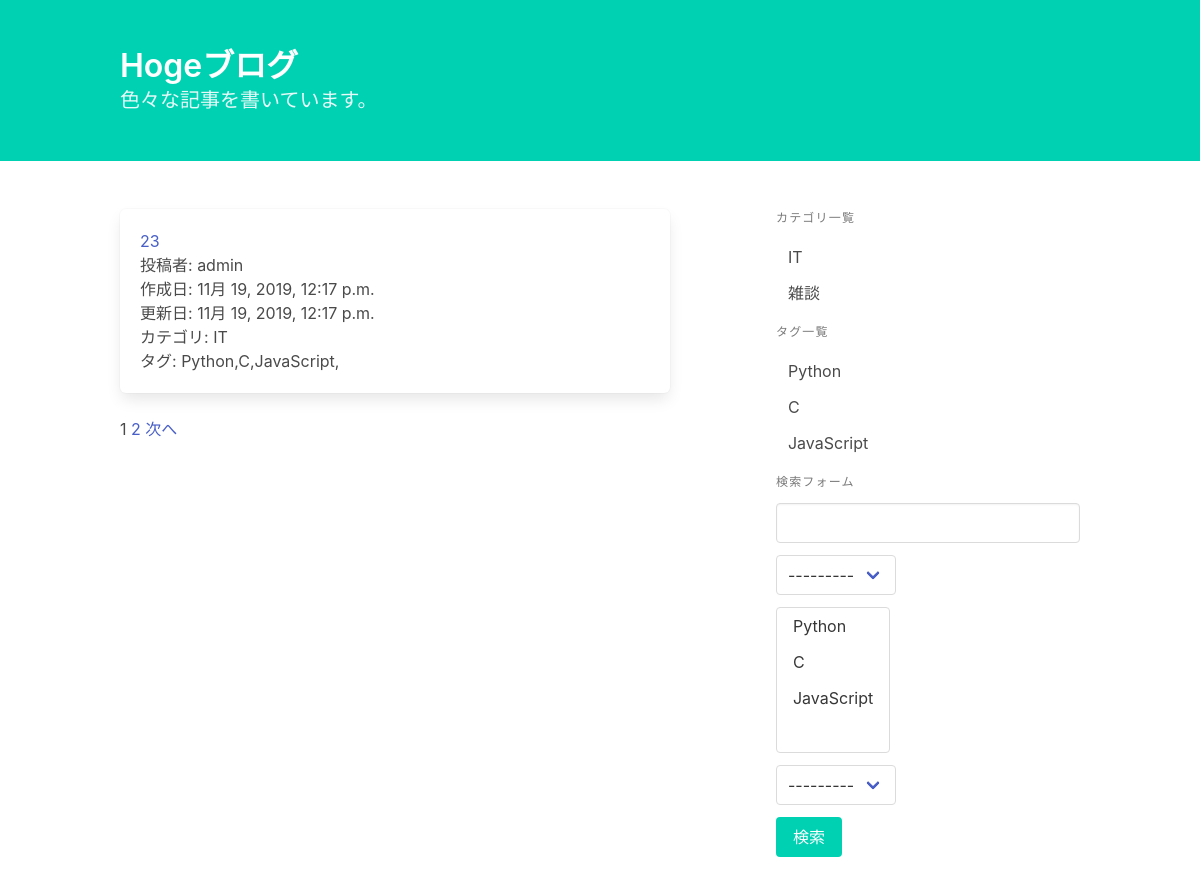
Screenshot of /blog/ with the database file from the repository.
### blog/models.py (models this page shows, shortened)
class Post(models.Model):
    title = models.CharField('タイトル', max_length=32)
    text = models.TextField('本文')
    category = models.ForeignKey(Category, on_delete=models.PROTECT, verbose_name='カテゴリ')
    tags = models.ManyToManyField(Tag, verbose_name='タグ', blank=True)
    writer = models.ForeignKey(settings.AUTH_USER_MODEL, on_delete=models.PROTECT, verbose_name='投稿者')
    created_at = models.DateTimeField('作成日', auto_now_add=True)
    updated_at = models.DateTimeField('更新日', auto_now=True)

class Category(models.Model):
    name = models.CharField('カテゴリ名', max_length=255, unique=True)
    def __str__(self):
        return self.name

class Tag(models.Model):
    name = models.CharField('タグ名', max_length=255, unique=True)
    def __str__(self):
        return self.name

### blog/views.py (the view, shortened to what this page needs)
# urls.py: path('', views.PostList.as_view(), name='post_list'),
class PostList(generic.ListView):
    model = Post
    ordering = '-created_at'
    paginate_by = 1
    def get_queryset(self):
        queryset = super().get_queryset()
        form = PostSearchForm(self.request.GET or None)
        return queryset

### blog/forms.py
class PostSearchForm(forms.Form):
    key_word = forms.CharField(
        label='キーワード', required=False,
        widget=forms.TextInput(attrs={'class': 'input'})
    )
    category = forms.ModelChoiceField(
        label='カテゴリの選択', required=False,
        queryset=Category.objects.all(),
    )
    tags = forms.ModelMultipleChoiceField(
        label='タグの選択', required=False,
        queryset=Tag.objects.all(),
    )
    user = forms.ModelChoiceField(
        label='投稿者', required=False,
        queryset=User.objects.all(),
    )

### blog/templatetags/blog.py (called while the page is built)
@register.inclusion_tag('blog/category_and_tag_list.html')
def create_category_and_tag_list():
    return {
        'category_list': Category.objects.all(),
        'tag_list': Tag.objects.all(),
    }

@register.inclusion_tag('blog/search_form.html')
def create_search_form(request):
    form = PostSearchForm(request.GET or None)
    return {'form': form}

@register.simple_tag
def url_replace(request, field, value):
    url_dict = request.GET.copy()
    url_dict[field] = str(value)
    return url_dict.urlencode()

### blog/templates/blog/post_list.html (shortened to what this page needs)
{% extends 'blog/base.html' %}
{% load blog %}
{% block content %}
    {% for post in post_list %}
        <article class="box">
            <h1><a href="{% url 'blog:post_detail' post.pk %}">{{ post.title }}</a></h1>
            <p>投稿者: {{ post.writer }}</p>
            <p>作成日: {{ post.created_at }}</p>
            <p>更新日: {{ post.updated_at }}</p>
            <p>カテゴリ: {{ post.category }}</p>
            <p>タグ: {% for tag in post.tags.all %}{{ tag }},{% endfor %}</p>
        </article>
    {% endfor %}
    {% for num in page_obj.paginator.page_range %}
        {% if page_obj.number == num %}
            <span>{{ num }}</span>
        {% else %}
            <a href="?{% url_replace request 'page' num %}">{{ num }}</a>
        {% endif %}
    {% endfor %}
    {% if page_obj.has_next %}
        <a href="?{% url_replace request 'page' page_obj.next_page_number %}">次へ</a>
    {% endif %}
{% endblock %}

### blog/templates/blog/base.html (shortened to what this page needs)
{% load blog %}
<!DOCTYPE html>
<html>
<head>
    <link rel="stylesheet" href="https://cdnjs.cloudflare.com/ajax/libs/bulma/0.7.5/css/bulma.min.css">
</head>
<body>
<header class="hero is-primary">
    <div class="hero-body">
        <div class="container">
            <h1 class="title"><a href="{% url 'blog:post_list' %}" class="has-text-white">Hogeブログ</a></h1>
            <h2 class="subtitle">色々な記事を書いています。</h2>
        </div>
    </div>
</header>
<div class="section">
    <div class="container">
        <div class="columns">
            <main class="column is-7">
                {% block content %}{% endblock %}
            </main>
            <aside class="column is-offset-1 is-4">
                {% create_category_and_tag_list %}
                {% create_search_form request %}
            </aside>
        </div>
    </div>
</div>
</body>
</html>

### blog/templates/blog/category_and_tag_list.html
<p class="menu-label">カテゴリ一覧</p>
<ul class="menu-list">
    {% for category in category_list %}
        <li><a href="{% url 'blog:post_category_list' category.pk %}">{{ category }}</a></li>
    {% endfor %}
</ul>
<p class="menu-label">タグ一覧</p>
<ul class="menu-list">
    {% for tag in tag_list %}
        <li><a href="{% url 'blog:post_tag_list' tag.pk %}">{{ tag }}</a></li>
    {% endfor %}
</ul>

### blog/templates/blog/search_form.html
<p class="menu-label">検索フォーム</p>
<form action="{% url 'blog:post_list' %}" method="GET">
    <div class="field">
        <div class="control">
            {{ form.key_word }}
        </div>
    </div>
    <div class="field">
        <div class="control">
            <div class="select">
                {{ form.category }}
            </div>
        </div>
    </div>
    <div class="field">
        <div class="control">
            <div class="select is-multiple">
                {{ form.tags }}
            </div>
        </div>
    </div>
    <div class="field">
        <div class="control">
            <div class="select">
                {{ form.user }}
            </div>
        </div>
    </div>
    <button class="button is-primary" type="submit">検索</button>
</form>

### rows the page displays
Post: title "23", writer "admin", created_at "11月 19, 2019, 12:17 p.m.", updated_at "11月 19, 2019, 12:17 p.m.", category "IT"
Tag: name "Python"
Tag: name "C"
Tag: name "JavaScript"
Category: name "IT"
Category: name "雑談"

### other values shown
{{ num }} "1"
{{ num }} "2"
